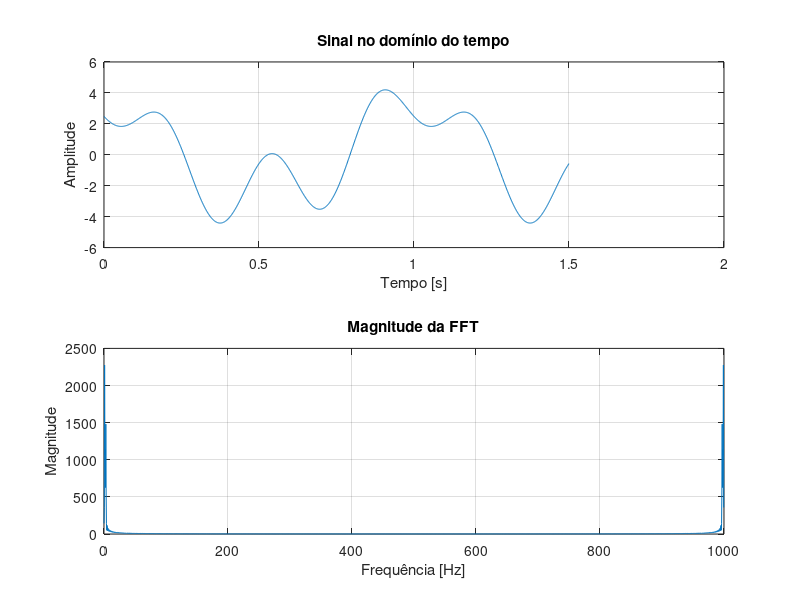

The MATLAB script that drew this image:
addpath("funcoes/")

% 1 - a)
f1 = 1; f2 = 2; f3 = 3;
fs = 1000; % Frequência de amostragem
T = 1.5;  % Tempo total de amostragem
N = T * fs; % Número total de amostras
t = linspace(0, T, N); % Vetor de tempo

% Funções cosseno
x1 = 3*cos(2*pi*f1*t); 
x2 = cos(2*pi*f2*t - 0.3); 
x3 = 2*cos(2*pi*f3*t + 2.4); 

% Sinal resultante
xt = x1 + x2 + x3;

% Aplicação da FFT (usando potência de 2 para otimizar)
n = 2^nextpow2(length(xt)); % Próxima potência de 2
sinal_padded = [xt, zeros(1, n - length(xt))]; % Preenchimento com zeros

% Calculando a FFT
fft_result = fft(sinal_padded);

% Frequências correspondentes
frequencies = (0:n-1) * (fs/n); % Vetor de frequências para plot

% Plotando o sinal no domínio do tempo
figure;
subplot(2,1,1); % Primeiro gráfico (domínio do tempo)
plot(t, xt);
title('Sinal no domínio do tempo');
xlabel('Tempo [s]');
ylabel('Amplitude');
grid on;

% Plotando a magnitude da FFT
subplot(2,1,2); % Segundo gráfico (magnitude da FFT)
plot(frequencies, abs(fft_result));
title('Magnitude da FFT');
xlabel('Frequência [Hz]');
ylabel('Magnitude');
grid on;
pause(15)